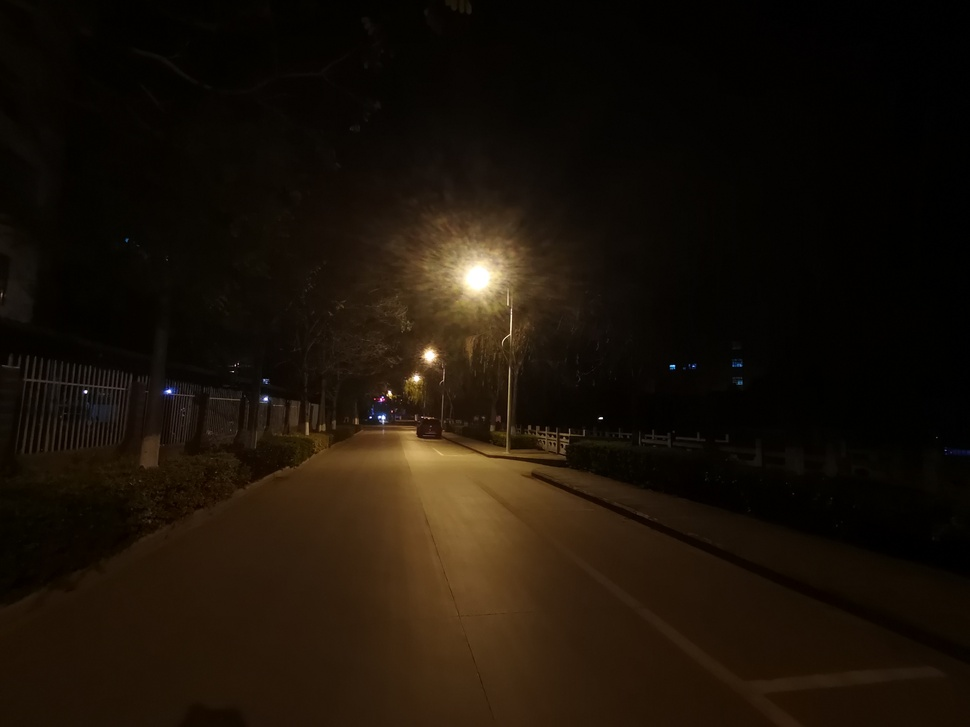
%> input picture images/1.jpg, 970 x 727 px, shrunk from 3264 x 2448 before the run
$ octave --eval "result = Laplacian_weight(imread('../images/1.jpg'));"   (GNU Octave 9; MATLAB toolbox functions it lacks are replaced by stand-ins)
%> lines starting %> are read from the running program, lines starting %| are printed output that depends on the picture
function WL = Laplacian_weight(Img)
% Laplacian contrast weight

%Extract bright channel
h = rgb2hsv(Img);
%> h: size 727x970x3 double; mean H, S, V 0.0962, 0.759, 0.105
l = double(h(:,:,3));
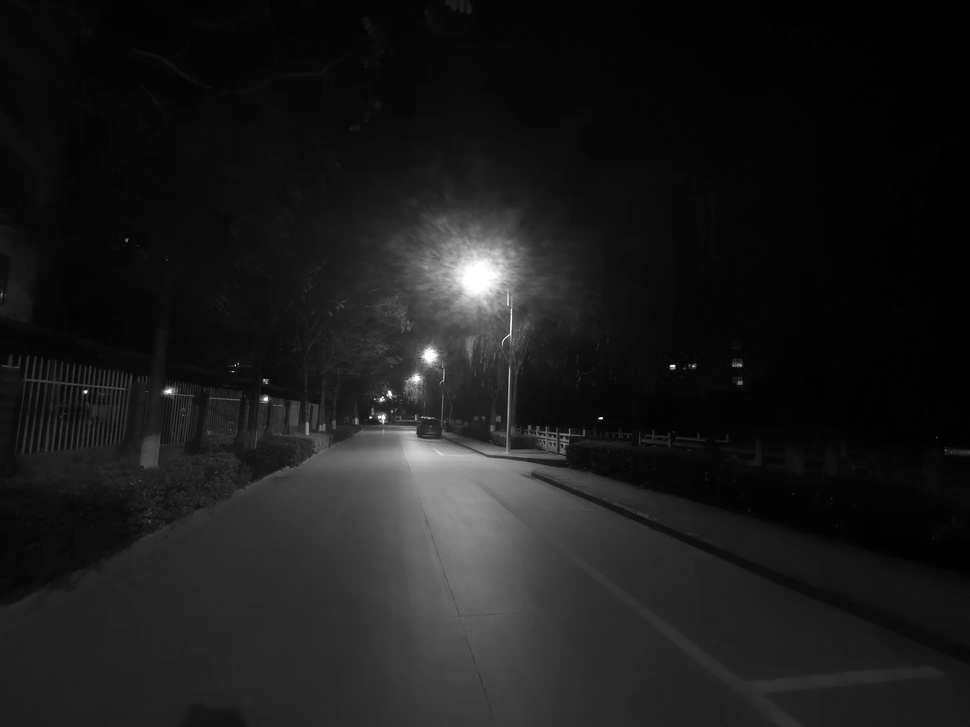
%> l: size 727x970 double; min 0, max 1, mean 0.105
% Laplacian filter
w = [0,1,0;1,-4,1;0,1,0];
WL = imfilter(l,w,'replicate');
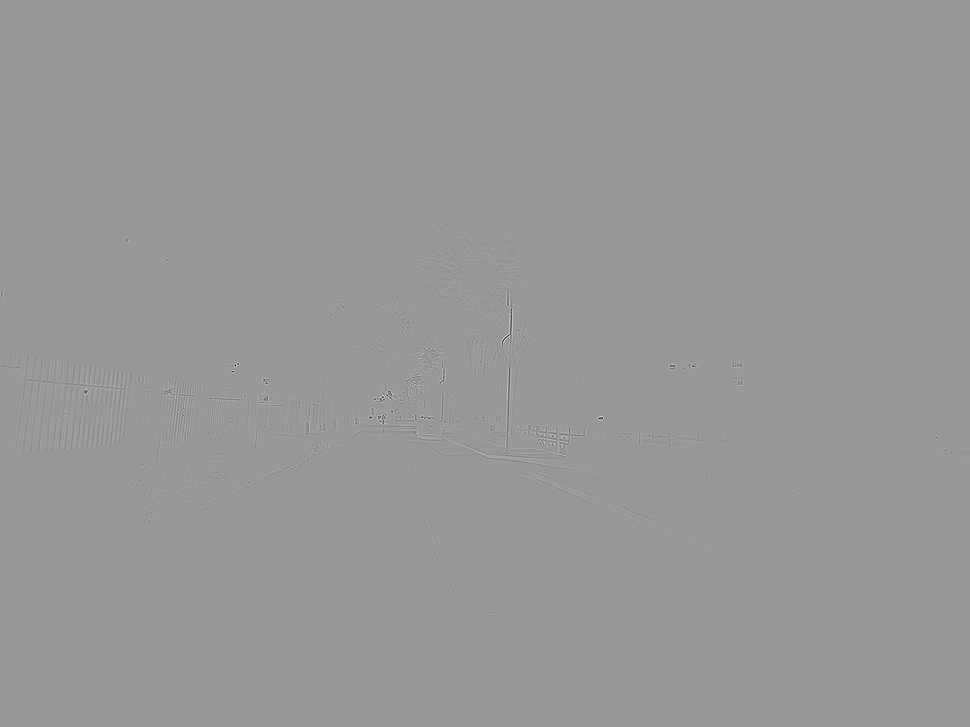
%> WL: size 727x970 double; min -2.02, max 1.35, mean 4.68e-20; drawn with min black and max white

$ run again, on images/10.jpg
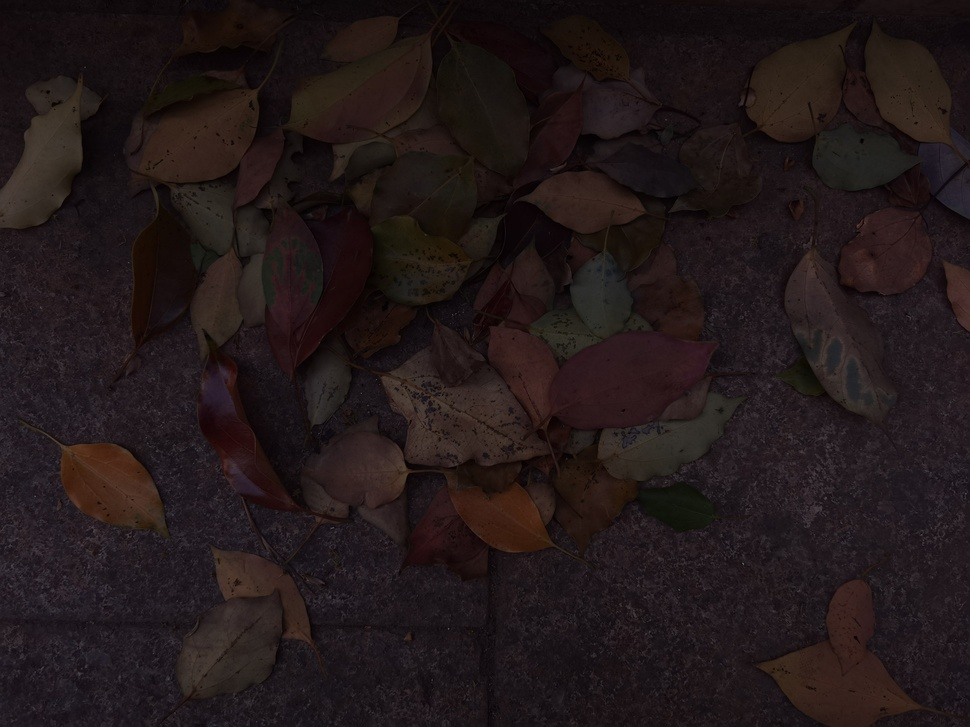
%> input picture images/10.jpg, 970 x 727 px, shrunk from 4096 x 3072 before the run
%> h: size 727x970x3 double; mean H, S, V 0.581, 0.351, 0.135
%> in Laplacian_weight, `l = double(h(:,:,3));`:
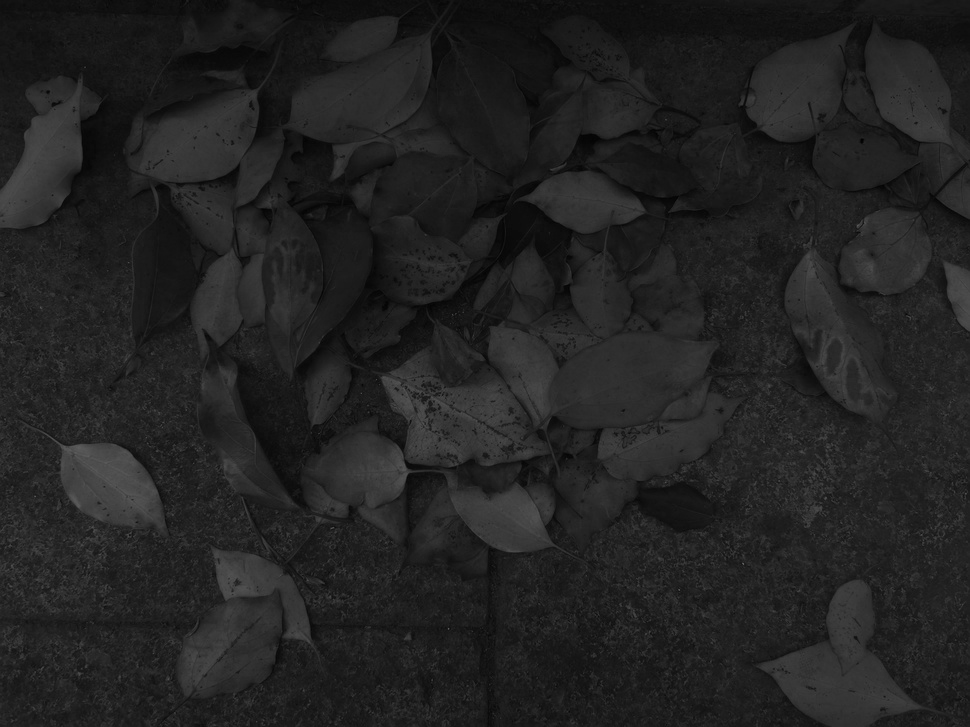
%> l: size 727x970 double; min 0.00392, max 0.373, mean 0.135

$ run again, on images/11.jpg
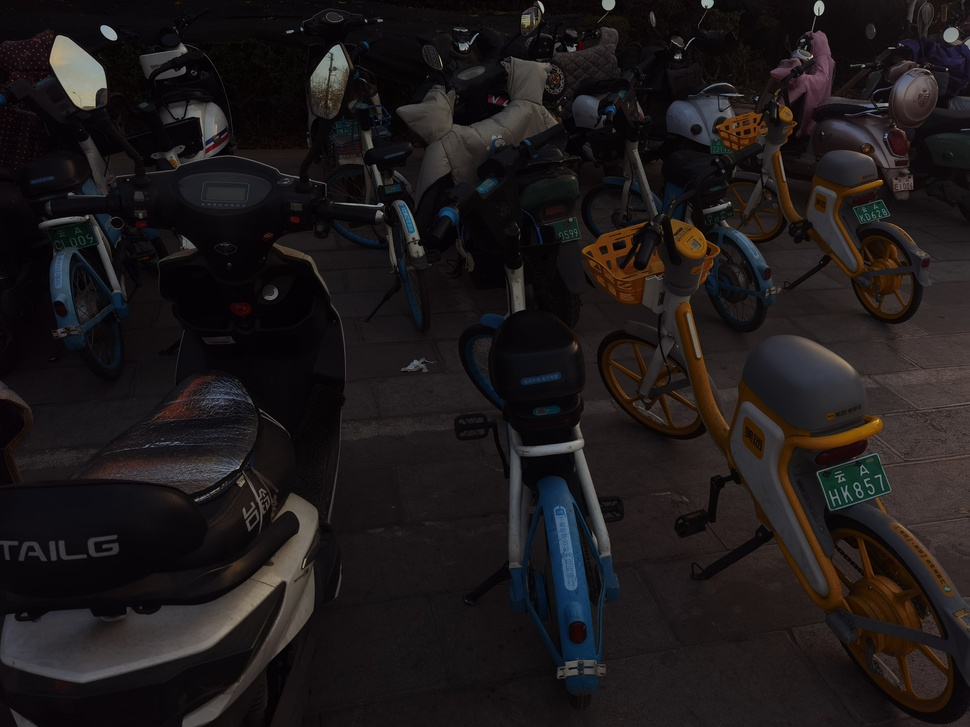
%> input picture images/11.jpg, 970 x 727 px, shrunk from 4096 x 3072 before the run
%> h: size 727x970x3 double; mean H, S, V 0.592, 0.288, 0.122
%> in Laplacian_weight, `l = double(h(:,:,3));`:
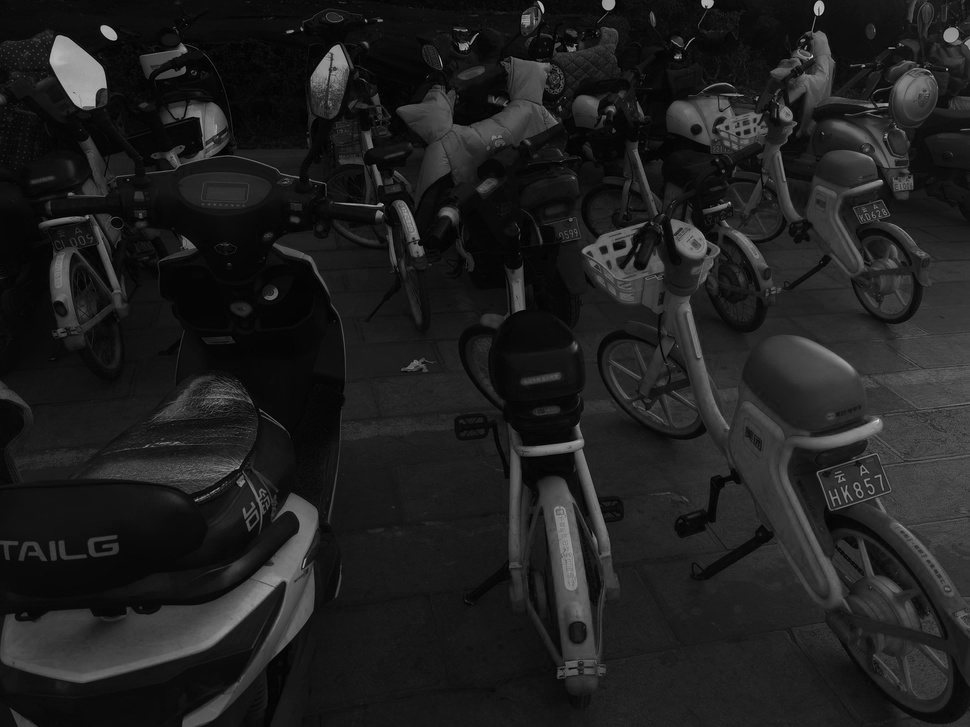
%> l: size 727x970 double; min 0, max 0.863, mean 0.122

$ run again, on images/12.jpg
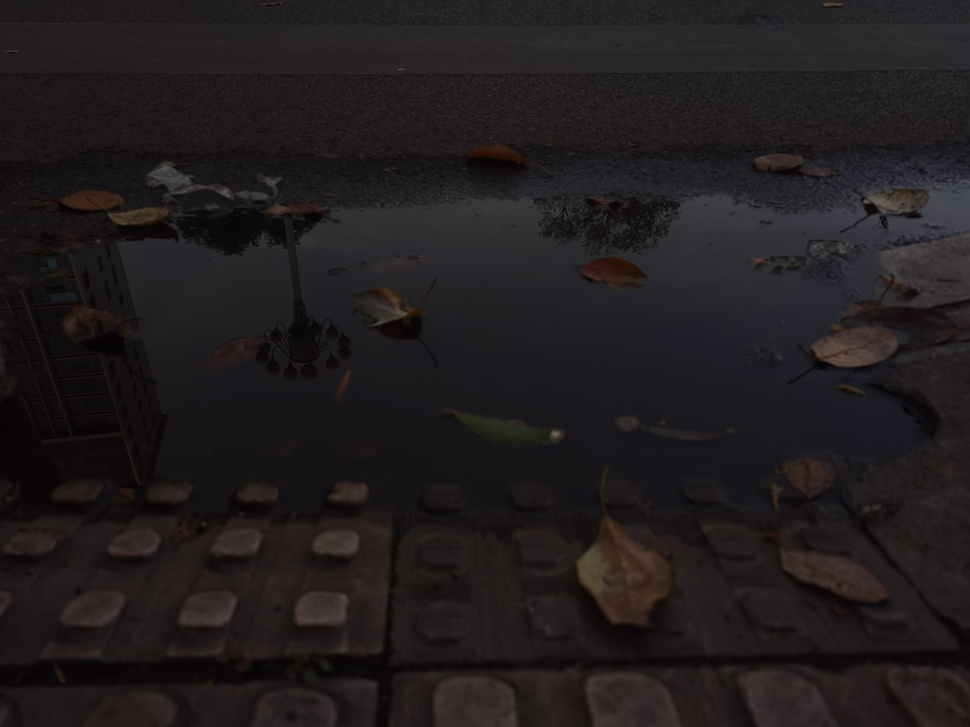
%> input picture images/12.jpg, 970 x 727 px, shrunk from 4096 x 3072 before the run
%> h: size 727x970x3 double; mean H, S, V 0.572, 0.18, 0.132
%> in Laplacian_weight, `WL = imfilter(l,w,'replicate');`:
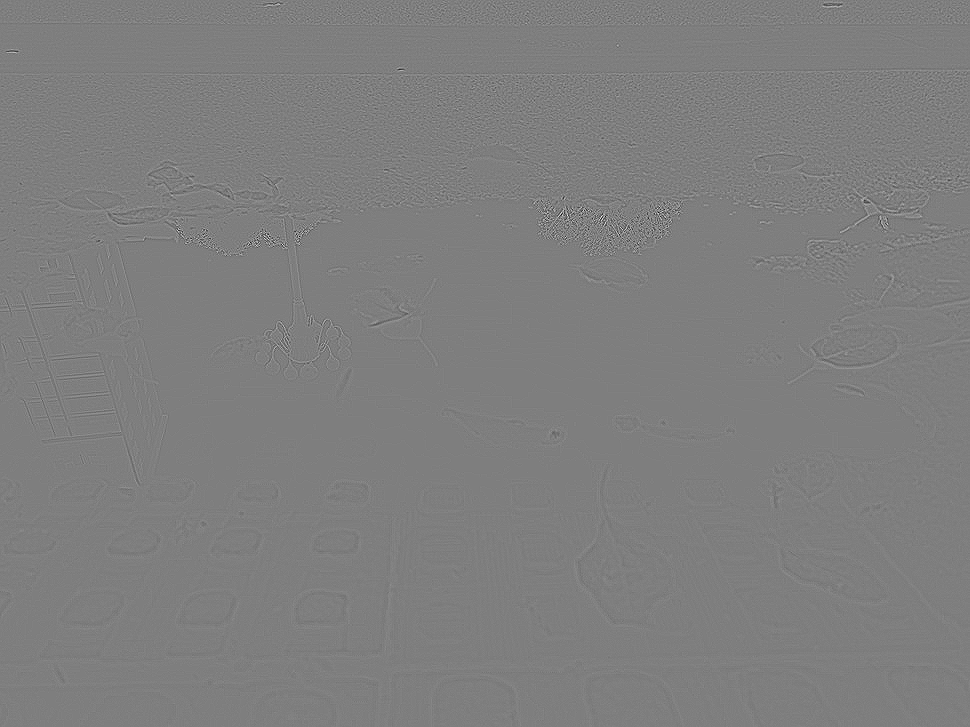
%> WL: size 727x970 double; min -0.431, max 0.435, mean 2.21e-19; drawn with min black and max white
